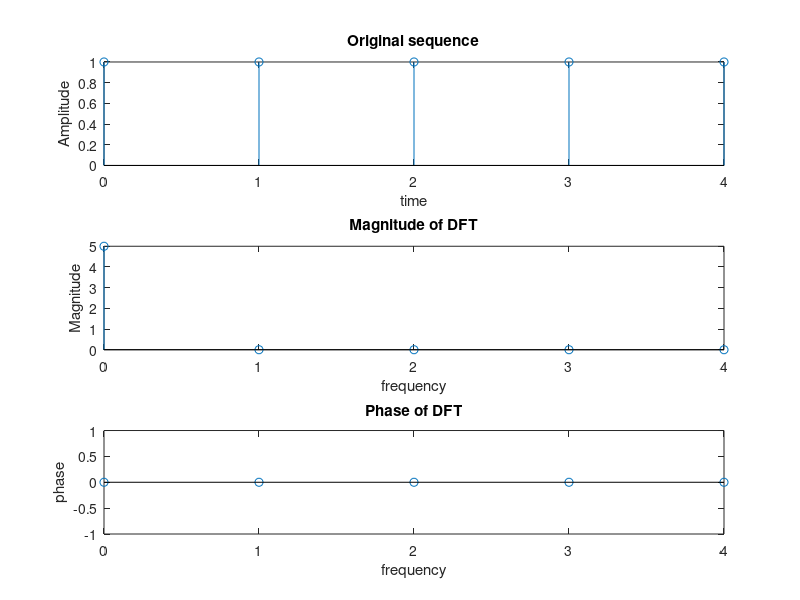

The MATLAB script that drew this image:
clc;
clear all;
close all;

N = input('Enter length of sequence:');
M = input('Enter length of DFT:');

u = [ones(1, N)];
U = fft(u, M);

%time sequence from 0 to N-1
t = 0:1:N-1;

subplot(311);
stem(t,u);
xlabel("time");
ylabel("Amplitude")
title("Original sequence");

m = 0:1:M-1;

subplot(312);
k1 = abs(U)
stem(m, k1);
xlabel("frequency");
ylabel("Magnitude");
title("Magnitude of DFT");

subplot(313);
k2 = angle(U);
stem(m, k2);
xlabel("frequency");
ylabel("phase");
title ("Phase of DFT");
 